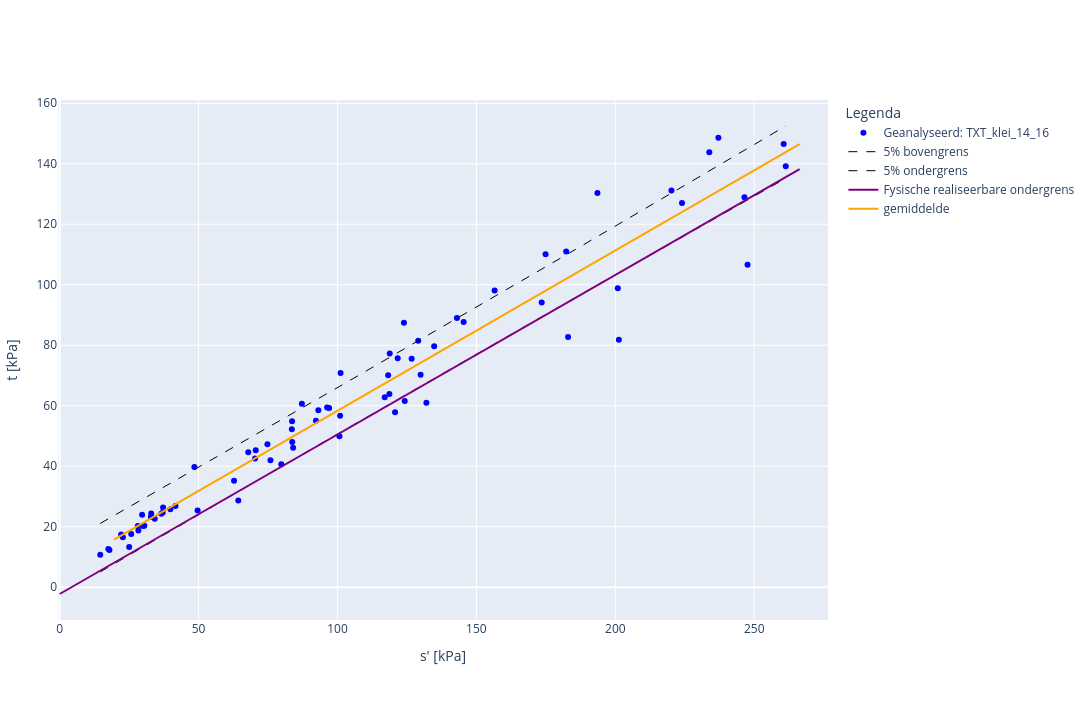

The code cell stored with this chart in its notebook:
### Code cell
# Resultaten opslaan naar: ##_PVtool5_0.xlsx, pdf en exporteer tussenstappen naar excel
import os

#directory om resultaten weg te schrijven
output_path1 = os.path.join(os.getcwd(), "resultaten")
os.makedirs(output_path1, exist_ok=True)

# Sla resultaten op als PDF
analyse.save_to_pdf(path=output_path1) 

# schrijf invoer en resultaten naar PV_template, tabblad resultaten c-phi.
analyse.add_results_to_dbase(path=dir2, file_name=filename_export)

# Opslaan tussenresultaten naar Excel
bestand_naam = os.path.join(output_path1, "c_phi_data_geforceerd.xlsx")
analyse.cphi_analyses_data_df.to_excel(bestand_naam, index=False)

#Plotly bestand maken 
fig_s_t = analyse.figure  # of analyse.fig als die bestaat
bestandsnaam = dropdown_verzameling.value.replace(' ', '_') + '.html'
output_path = os.path.join(output_path1, bestandsnaam)
fig_s_t.write_html(output_path)
print(f"Figuur opgeslagen als {output_path}")
